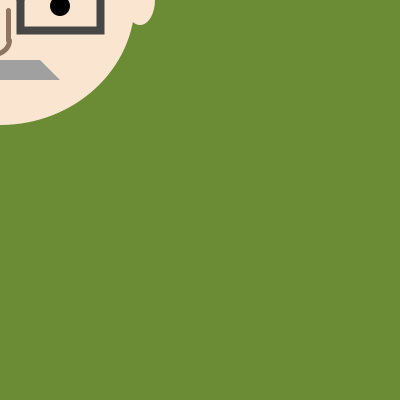
Frame 1 (no input)
Frame 60 (the mouse pressed at the canvas centre just before this capture): identical to frame 1, image omitted
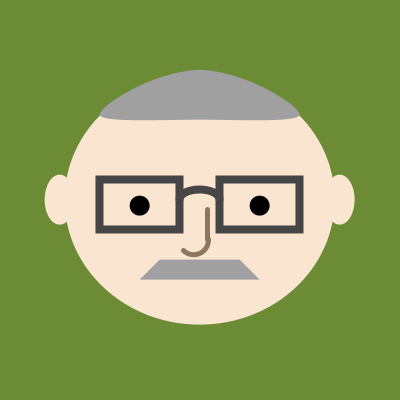
Frame 120 (the mouse held since frame 60 and released just before this capture)

The Processing sketch that drew these frames (run headless with seeded random() and noise(); from frame 60 on, the mouse is pressed at the canvas centre):

// Processing sketch: processing_129721
// ── processing_129721.pde

//copyright Irene Joung 2014
//51-257: hw#3
float x,y;
float wd,ht;
float xDist,yDist;
float easingCoef;

void setup()
{
  size(400,400);
  background(107,139,53);
  noCursor();
  easingCoef=.1;
  wd=20;
  ht=20;
}

void draw()
{
  background(107,139,53);
  xDist=mouseX-x;
  yDist=mouseY-y;
  x=x+xDist*easingCoef;
  y=y+yDist*easingCoef;
  wd=100;
  ht=100;
  
  //head
fill(250,229,209);
noStroke();
ellipse(x,y,2.7*wd,2.5*ht);

//glasses
noFill();
stroke(70,70,70);
strokeWeight(8);
rect(x-wd,y-.2*ht,.8*wd,.5*ht);
rect(x+.2*wd,y-.2*ht,.8*wd,.5*ht);
arc(x,y,.4*wd,.2*ht,PI,TWO_PI);

//eyes
fill(0,0,0);
noStroke();
ellipse(x-.6*wd,y+.06*ht,.2*wd,.2*ht);
ellipse(x+.6*wd,y+.06*ht,.2*wd,.2*ht);

//"j" nose
noFill();
stroke(142,117,96);
strokeWeight(5);
line(x+.08*wd,y+.1*ht,x+.08*wd,y+.4*ht);
arc(x-.06*wd,y+.4*ht,.3*wd,.3*ht,0,HALF_PI+QUARTER_PI);

//mustache
fill(160,160,160);
noStroke();
quad(x-.4*wd,y+.6*ht,x+.4*wd,y+.6*ht,x+.6*wd,y+.8*ht,x-.6*wd,y+.8*ht);

//ears
fill(250,229,209);
noStroke();
ellipse(x+1.4*wd,y,.3*wd,.5*ht);
ellipse(x-1.4*wd,y,.3*wd,.5*ht);

//hair
fill(160,160,160);
noStroke();
beginShape();
  curveVertex(x-2*wd,y-ht);
  curveVertex(x,y-1.3*ht);
  curveVertex(x+wd,y-.85*ht);
  curveVertex(x,y-.8*ht);
  curveVertex(x-wd,y-.85*ht);
  curveVertex(x,y-1.3*ht);
  curveVertex(x+2*wd,y-ht);
endShape();
  
}
